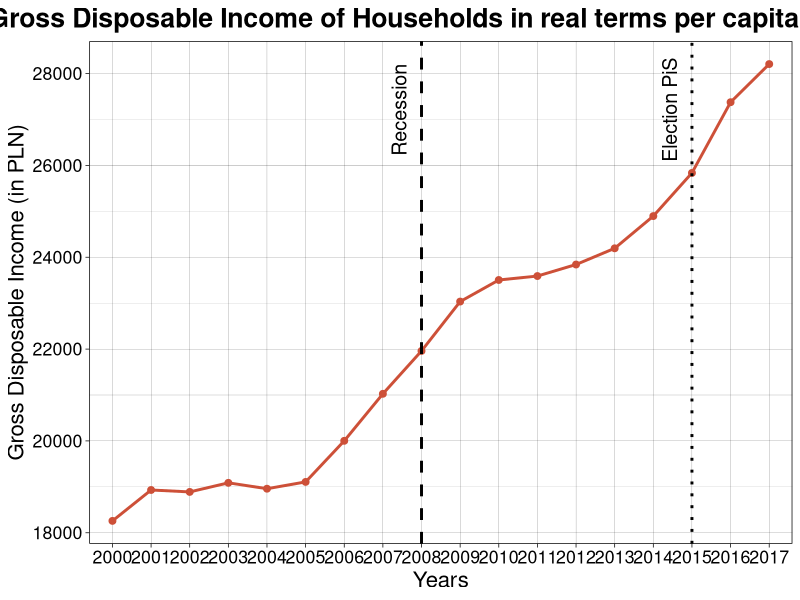
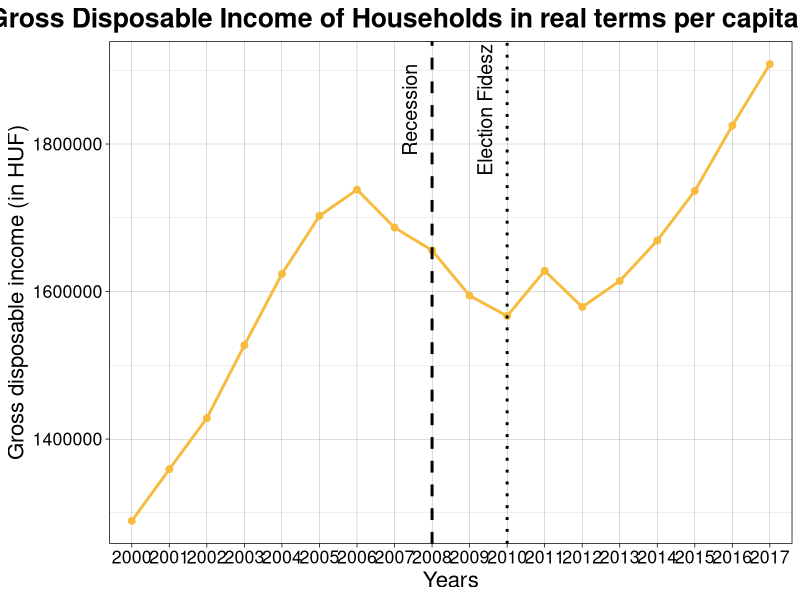

These figures' R source, in order:
######################
# Plotting functions
# YOU CAN IGNORE THIS PART
######################

install.packages("ggplot2")
library(ggplot2)

quarters <- c('Q1','Q2','Q3','Q4')
countries <- c("Poland", "Hungary")
colors <- c("#cd5038","#f7bb3d")

# Function for generating yearly, bi-yearly or quarterly labels
# quarterly, boolean indicating if the data is quarterly
# Pass years as a vector
# Pass the count of data points as a number
generateLabels <- function(quarterly, yearsParam, nDataPoints) {
  years <- as.character(yearsParam)
  # Check if there are 4 times as many data points as there are years (which means the data is quarterly)
  # If it is quarterly generate quarterly labels, otherwise just use the years
  if(quarterly) {
    return(apply(expand.grid(quarters=quarters, years=years), 1, paste, collapse=" "))
  }
  if(nDataPoints == ((length(years)+1) /2)) {
    return(years[(1:nDataPoints) * 2 - 1])
  }
  return(years)
}

# Function for plotting progression as a line diagram
# Pass data as a list of data collections
# country, the country which the graph concerns
# colorParam, the color to use for the line, points and the legend
# Pass years as a vector
# Pass a title
# Optional label for x axis
# Optional label for y axis
# Optional yAxisLabels, labels for the y axis, if an int vector is passed, those numbers are used as the position on the y axis too (string or int vector)
# Optional verticalLines, x value and label where to draw a vertical line (list of lists)
# Optional xRecession, x value where to draw the recession line (number)
# Optional restrictions for the y axis
timeLinePlot <- function(data, yearsParam, country, colorParam, titleParam, xLabel="", yLabel="", yAxisLabels=c(), verticalLines=c(), xRecession=4, y=c(NA,NA)) {
  nDataSets <- length(data)
  nDataPoints <- length(data[[1]])
  quarterly <- nDataPoints == (4 * length(yearsParam))
  labels <- generateLabels(quarterly, yearsParam, nDataPoints)

  df <- data.frame(
    x=rep(c(labels), nDataSets),
    y=unlist(data),
    country=rep(country,nDataPoints)
  )

  df$x <- factor(df$x, levels=unique(df$x))
  
  zeroLine <- function(df) {
    if(min(df$y) < 0) {
      return(geom_hline(yintercept = 0, col="Black"))
    }
  }
  
  recessionLine <- function(xRecession) {
    if(xRecession > 0) {
      return(c(
        geom_vline(xintercept=xRecession, col="Black", lty=2, lwd=1),
        annotate("text", x=xRecession, label="Recession", vjust=-1, y=annotationY, angle=90, color="Black", size=5)
      ))
    }
  }
  
  if(!is.na(y[2])) {
    offset = (y[2] - y[1]) * 0.1
    annotationY <- y[2] - offset
  } else {
    maxYVal = max(df$y)
    offset = (maxYVal - min(df$y)) * 0.1
    annotationY <- maxYVal - offset
  }
  drawVerticalLines <- function(line) {
    return (c(
      annotate("text", x=line[[1]], label=line[[2]], vjust=-1, y=annotationY, angle=90, color="Black", size=5),
      geom_vline(xintercept = line[[1]], lty=3, lwd=1, color="Black")
    ))
  }
  
  alterYAxis <- function(yAxisLabels) {
    if (length(yAxisLabels) > 0) {
      if (is.character(yAxisLabels[1])) {
        scale_y_continuous(breaks=c(y[1]:y[2]), labels=yAxisLabels)
      } else {
        scale_y_continuous(breaks=yAxisLabels, labels=yAxisLabels)
      }
    }
  }
  
  ggplot(df, aes(x=x, y=y, group=country, color=colorParam)) +
    geom_line(size=1, color=colorParam) +
    geom_point(size=2, color=colorParam) +
    zeroLine(df) +
    recessionLine(xRecession) +
    lapply(X=verticalLines, FUN=drawVerticalLines) +
    ggtitle(titleParam) +
    labs(x=xLabel, y=yLabel) +
    theme_linedraw() +
    theme(
      text = element_text(size=16, color="Black"),
      plot.title=element_text(hjust = 0.5, face="bold"),
      axis.text.x=element_text(angle= if(quarterly) 90 else 0),
      legend.position="none"
    ) +
    alterYAxis(yAxisLabels) +
    coord_cartesian(ylim = y)
}

######################
# Poland
######################


######################
# Gross Disposable Income of Households in real terms per capita Poland
######################

GDIHouseholdsPL <- c(18258,	18931,	18889,	19087,	18959,	19107,	20002,	21026,	21960,	23035,	23505,	23591,	23842,	24195,	24897,	25837,	27377,	28208)

timeLinePlot(
  data=list(GDIHouseholdsPL),
  yearsParam=2000:2017,
  country=countries[1],
  colorParam=colors[1],
  titleParam="Gross Disposable Income of Households in real terms per capita Poland",
  xLabel="Years",
  yLabel="Gross Disposable Income (in PLN)",
  verticalLines=list(list(x=16,label="Election PiS")),
  xRecession=9)

######################
# Hungary
######################

######################
# Gross Disposable Income of Households in real terms per capita Hungary
######################

GDIHouseholdsHU <- c(1289063, 1359117, 1428376, 1527216, 1623920, 1702682, 1738129, 1686716, 1655776, 1594416, 1566814, 1628180, 1579022, 1614380, 1669150, 1736426, 1824989, 1908398)
timeLinePlot(
  data=list(GDIHouseholdsHU),
  yearsParam=2000:2017,
  country=countries[2],
  colorParam=colors[2],
  titleParam="Gross Disposable Income of Households in real terms per capita Hungary",
  xLabel="Years",
  yLabel="Gross disposable income (in HUF)",
  verticalLines=list(list(x=11,label="Election Fidesz")),
  xRecession=9)